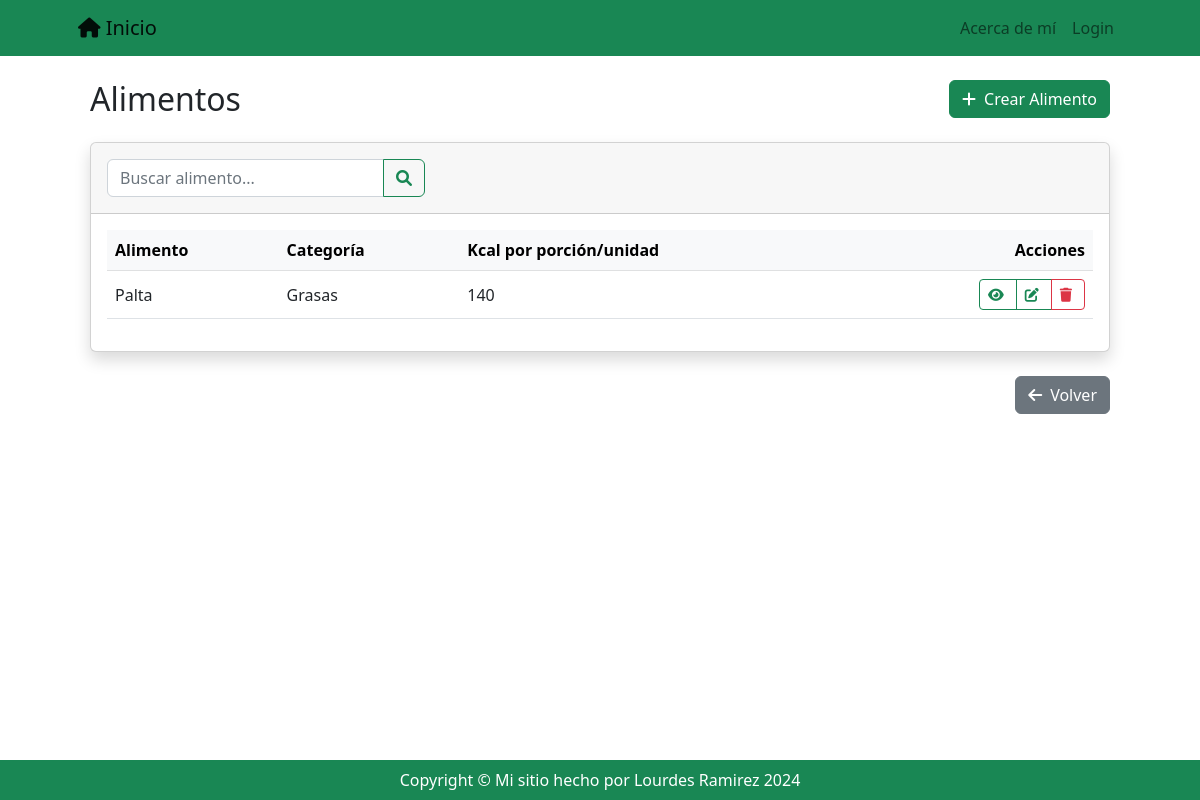
Screenshot of /registro/alimento/list/ with the database file from the repository.
### registro/models.py (models this page shows, shortened)
class Alimento(models.Model):
    nombre = models.CharField(max_length=100, db_index=True)
    tipo = models.ForeignKey(
        Categoria,
        on_delete=models.SET_NULL,
        null=True,
        blank=True,
        verbose_name='categoría',
        db_index=True
    )
    kcal = models.PositiveIntegerField()
    class Meta:
        unique_together = ('tipo', 'nombre')
        verbose_name = 'Alimento'
        verbose_name_plural = 'Alimentos'

class Categoria(models.Model):
    nombre = models.CharField(max_length=255, unique=True)
    descripcion = models.TextField(blank=True, null=True, verbose_name='descripción')
    def __str__(self):
        return self.nombre
    class Meta:
        verbose_name = 'Categoría de Alimento'
        verbose_name_plural = 'Categorías de Alimento'

### registro/views_models/alimento.py (the view)
# urls.py: path('alimento/list/', alimento.AlimentoListView.as_view(), name='alimento_list'),
class AlimentoListView(ListView):
    model = Alimento
    def get_queryset(self):
        busqueda = self.request.GET.get('busqueda')
        if busqueda:
            return Alimento.objects.filter(nombre__icontains=busqueda) | Alimento.objects.filter(tipo__nombre__icontains=busqueda)
        return Alimento.objects.all()

### registro/templates/registro/alimento_list.html (shortened to what this page needs)
{% extends 'core/base.html' %} {% block content %}
<div class="container-fluid py-4">
  <div class="d-sm-flex align-items-center justify-content-between mb-4">
    <h1 class="h2 mb-0 text-gray-800">Alimentos</h1>
    <a href="{% url 'registro:alimento_create' %}" class="btn btn-success">
      <i class="fas fa-plus me-2"></i>Crear Alimento
    </a>
  </div>
  <div class="card shadow mb-4">
    <div class="card-header py-3">
      <form class="row g-3 align-items-center" method="get">
        <div class="col-12 col-md-6 col-lg-4">
          <div class="input-group">
            <input type="text" name="busqueda" class="form-control" placeholder="Buscar alimento..."
              value="{{ request.GET.busqueda }}" />
            <button type="submit" class="btn btn-outline-success">
              <i class="fas fa-search"></i>
            </button>
          </div>
        </div>
      </form>
    </div>
    <div class="card-body">
      <div class="table-responsive">
        <table class="table table-hover align-middle">
          <thead class="table-light">
            <tr>
              <th>Alimento</th>
              <th>Categoría</th>
              <th>Kcal por porción/unidad</th>
              <th class="text-end">Acciones</th>
            </tr>
          </thead>
          <tbody>
            {% for alimento in object_list %}
            <tr>
              <td>{{ alimento.nombre }}</td>
              <td>{{ alimento.tipo }}</td>
              <td>{{ alimento.kcal }}</td>
              <td class="text-end">
                <div class="btn-group" role="group">
                  <a href="{% url 'registro:alimento_detail' alimento.id %}" class="btn btn-outline-success btn-sm">
                    <i class="fas fa-eye"></i>
                  </a>
                  <a href="{% url 'registro:alimento_update' alimento.id %}" class="btn btn-outline-success btn-sm">
                    <i class="fas fa-edit"></i>
                  </a>
                  <a href="{% url 'registro:alimento_delete' alimento.id %}" class="btn btn-outline-danger btn-sm">
                    <i class="fas fa-trash"></i>
                  </a>
                </div>
              </td>
            </tr>
            {% endfor %}
          </tbody>
        </table>
      </div>
    </div>
  </div>
  <div class="text-end mt-3">
    <a href="{% url 'registro:index' %}" class="btn btn-secondary">
      <i class="fas fa-arrow-left me-2"></i>Volver
    </a>
  </div>
</div>
{% endblock content %}

### rows the page displays
Alimento: nombre "Palta", tipo "Grasas", kcal "140"
